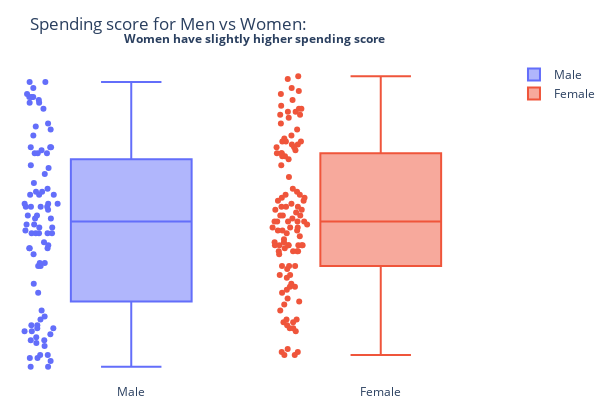

This figure's notebook cell:
### Markdown cell above
The plot above shows a bit higher spending score for women.  
The higher distribution peaks for female are there because there are more "female" observations.    
The distribution of spending score for women is a bit shifted to the right (bottom right plot). But, that difference is again very small and might be only true only in this small dataset.

### Code cell
fig = make_subplots(rows=1, cols=2, horizontal_spacing=False, shared_yaxes=True)

fig.append_trace(go.Box(y=df[df['Genre']=='Male']['Spending_Score'],
                        name='Male', boxpoints='all'), row=1, col=1)

fig.append_trace(go.Box(y=df[df['Genre']=='Female']['Spending_Score'],
                        name='Female', boxpoints='all'), row=1, col=2)

fig.update_layout(title='Spending score for Men vs Women:',
                 plot_bgcolor='#fff',
                 yaxis=dict(showticklabels=False),
                 height=400, width=600,
                 ).update_layout(margin=dict(t=60, l=5, r=0, b=15))

fig.add_annotation(x=0.5, y=1.1, text='<b>Women have slightly higher spending score</b>',
                   xref='paper', yref='paper', showarrow=False)
fig.show()

### Figure 1 — Plotly figure (JSON) as saved in the notebook; plotly's stock layout.template omitted (floating-point values rounded to 4 significant figures)
{"data": [{"boxpoints": "all", "name": "Male", "type": "box", "xaxis": "x", "y": [39, 81, 3, 14, 13, 79, 66, 29, 35, 73, 73, 82, 61, 4, 4, 92, 92, 36, 60, 60, 41, 46, 46, 56, 55, 51, 59, 59, 55, 47, 54, 48, 51, 55, 41, 46, 41, 49, 52, 42, 49, 59, 55, 56, 46, 43, 48, 52, 46, 56, 91, 35, 95, 11, 75, 9, 75, 5, 73, 10, 93, 12, 97, 36, 90, 17, 88, 1, 1, 5, 26, 20, 63, 13, 75, 10, 92, 15, 69, 14, 90, 15, 97, 68, 8, 74, 18, 83], "yaxis": "y"}, {"boxpoints": "all", "name": "Female", "type": "box", "xaxis": "x2", "y": [6, 77, 40, 76, 6, 94, 72, 99, 15, 77, 35, 98, 5, 14, 32, 31, 87, 73, 14, 81, 17, 73, 26, 75, 35, 61, 28, 65, 55, 47, 42, 42, 52, 54, 45, 50, 51, 52, 59, 50, 48, 47, 42, 49, 56, 53, 52, 42, 44, 57, 58, 55, 60, 46, 55, 40, 42, 47, 50, 41, 48, 42, 50, 54, 42, 48, 50, 43, 59, 43, 57, 40, 58, 29, 77, 34, 71, 88, 7, 72, 5, 40, 87, 74, 22, 20, 76, 16, 89, 78, 73, 35, 83, 93, 75, 95, 27, 13, 86, 32, 86, 88, 39, 24, 17, 85, 23, 69, 91, 16, 79, 28], "yaxis": "y2"}], "layout": {"annotations": [{"showarrow": false, "text": "<b>Women have slightly higher spending score</b>", "x": 0.5, "xref": "paper", "y": 1.1, "yref": "paper"}], "height": 400, "margin": {"b": 15, "l": 5, "r": 0, "t": 60}, "plot_bgcolor": "#fff", "title": {"text": "Spending score for Men vs Women:"}, "width": 600, "xaxis": {"anchor": "y", "domain": [0, 0.5]}, "xaxis2": {"anchor": "y2", "domain": [0.5, 1]}, "yaxis": {"anchor": "x", "domain": [0, 1], "showticklabels": false}, "yaxis2": {"anchor": "x2", "domain": [0, 1], "matches": "y", "showticklabels": false}}}
